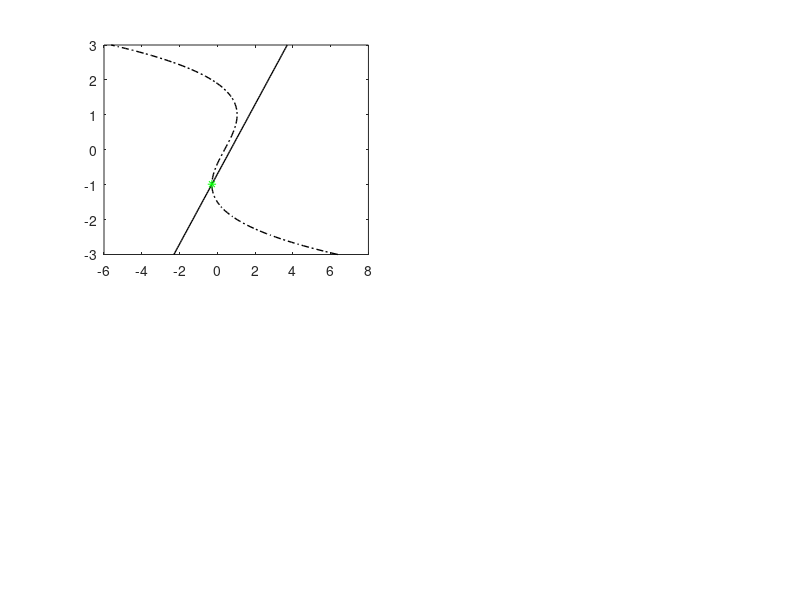

Write the MATLAB code that produced this figure. (Note: this script raises an error after producing the figure.)
%
%                     Fitzhugh-Nagumo Model
%          Subcritical and supercritical Hopf Bifurcations
%                
%
%%%%%%%%%%%%%%%%%%%%%%%%%%%%%%%%%%%%%%%%%%%%%%%%%%%%%%%%%%%%%%%%%

clf 
close all 
figure('Position',[1 200 1200 1000]); % Specify window size
%global I;   % Need this so that function "f" knows about variable I
eps=0.1;
for I = [0.38:0.005:.41];  % Loop over different values of applied current I

f = @(t,y) [ (y(1) - y(1).^3/3 - y(2) + I); eps*(y(1) + 0.7 - y(2)) ];
f1 = @(t,y) [ -(y(1) - y(1).^3/3 - y(2) + I); -eps*(y(1) + 0.7 - y(2)) ];
g = @(y) f(0,y);

fp = fsolve(g,[0 -1]);       % Find the fixed point
Vss = fp(1); Wss = fp(2);   % Get the steady-state V and W values from "fp"
J = [ [1 - Vss^2, -1]; [eps, -eps]];  % The Jacobian
Lambda = eig(J);                          % Eigenvalues of Jacobian

V = [-3:0.05:3];
WN = (V + 0.7) / 1;  % W-nullcline
VN = V - V.^3/3 + I;   % V-nullcline

%%%%%%%%%%%%%%%%%%%%%%%     PANEL  1     %%%%%%%%%%%%%%%%%%%%%%%%
subplot(2,2,1);
hold off;
plot(WN,V, 'k-', 'linewidth', 1);    % plot the W-nullcline
hold on;
plot(VN,V, 'k-.', 'linewidth', 1);   % plot the V-nullcline
hold on 
plot(Wss,Vss, '*', 'color','g');
hold on 

options = odeset('RelTol',1e-6,'AbsTol',[1e-8 1e-8]);
[T,Y] = ode15s(f,(0:0.1:450),[-1.3,2],options);
[T1,Y1] = ode15s(f1,(0:0.1:450),[-1.3,.8],options);
%[T Y] = ode45s(f, [0 150], [1, 0]);
plot(Y(:,2), Y(:,1), 'b-', 'linewidth', 1.5);
hold on
plot(Y1(:,2), Y1(:,1), 'r-', 'linewidth', 1.5);
title(['Phase plane, I=', num2str(I)], 'fontsize', 16);
xlabel('V(t)'); ylabel('W(t)');
axis([-1. 2.5 -2.5 2.5]);

%%%%%%%%%%%%%%%%%%%%%%%     PANEL  2     %%%%%%%%%%%%%%%%%%%%%%%%
subplot(2,2,2); hold off;
plot(T, Y(:,1), 'b-', 'linewidth', 1.5); hold on;
plot([0 90],[Vss Vss],'k:', 'linewidth', 1.5);
title('Voltage vs time', 'fontsize', 16);
xlabel('time'); ylabel('V(t)');
axis tight;

%%%%%%%%%%%%%%%%%%%%%%%     PANEL  3     %%%%%%%%%%%%%%%%%%%%%%%%
subplot(2,2,3); hold on;

%if real(Lambda(1)) > 0
    color1 = [1 0 1];   % Red color  ([R G B] values)
%else 
    color2 = [0 1 1];   % Blue color ([R G B] values)
%end;
plot(real(Lambda(1)),imag(Lambda(1)), '*', 'color', color1);
plot(real(Lambda(2)),imag(Lambda(2)), '*', 'color', color2);
title(['Real(\lambda)=',num2str(real(Lambda(1)))], 'fontsize', 16);
axis tight;

%%%%%%%%%%%%%%%%%%%%%%%     PANEL  4     %%%%%%%%%%%%%%%%%%%%%%%%
subplot(2,2,4); hold on;
[T Y] = ode15s(f, [0 400], Y(length(T),:) );  % Run some more in order % to settle at equilibrium
plot(I, min(Y(:,1)), 'b.');       % minimum of V(t): a magenta point
plot(I, max(Y(:,1)), 'b.');       % maximum of V(t): a magenta point
plot(I,Vss,'color','b');    % Fixed point: a red or blue point
%plot(I, min(Y1(:,1)), 'r.');       % minimum of V(t): a magenta point
%plot(I, max(Y1(:,1)), 'r.');       % maximum of V(t): a magenta point
title('Bifurcation diagram (V_{min}, V_{max}, V*)', 'fontsize', 12);
ylim([-2 2])
xlabel('I'); ylabel('V equilibrium');
%axis tight;
drawnow;

end;



